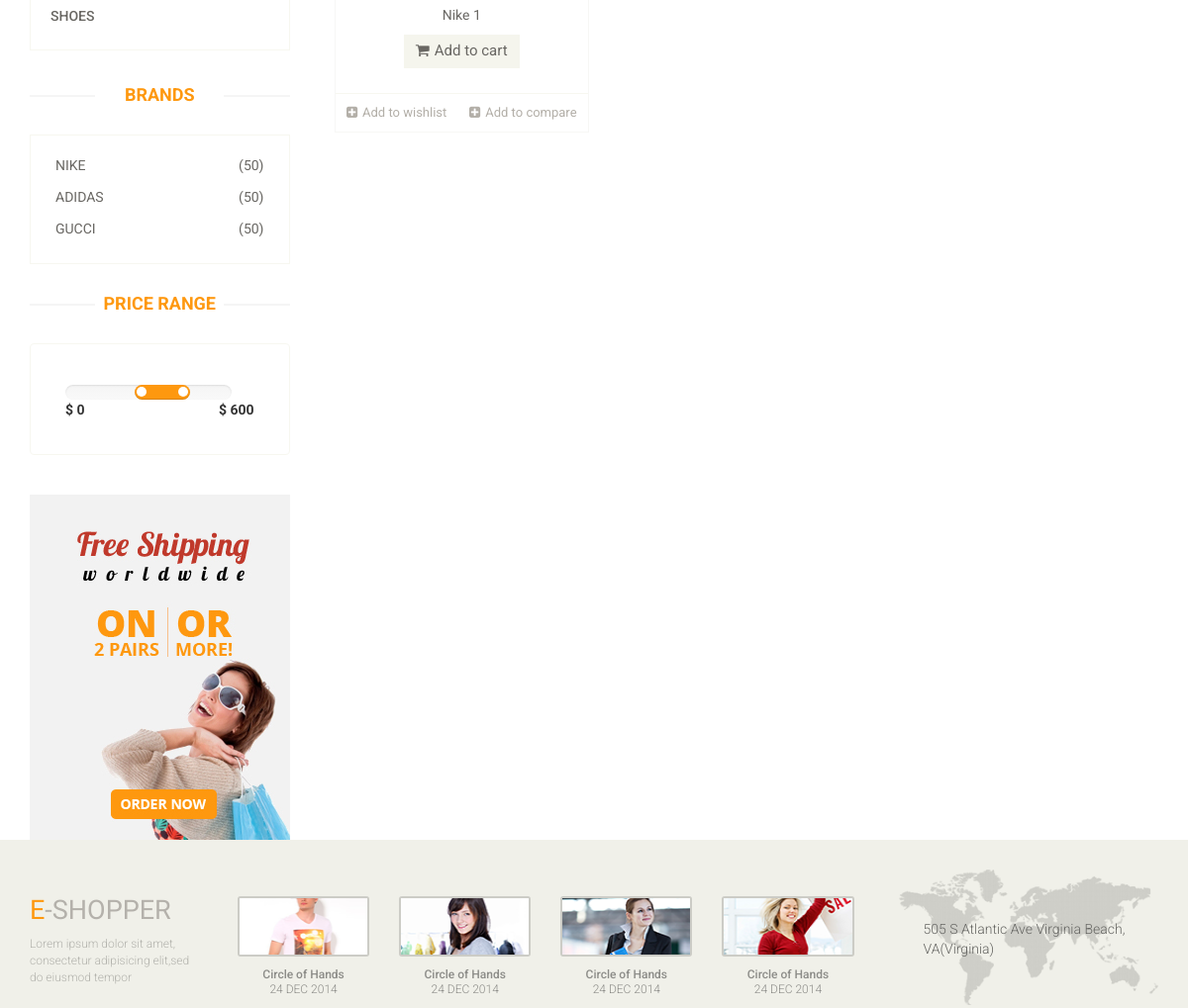
The app's page /brand/nike (middle part), older data.
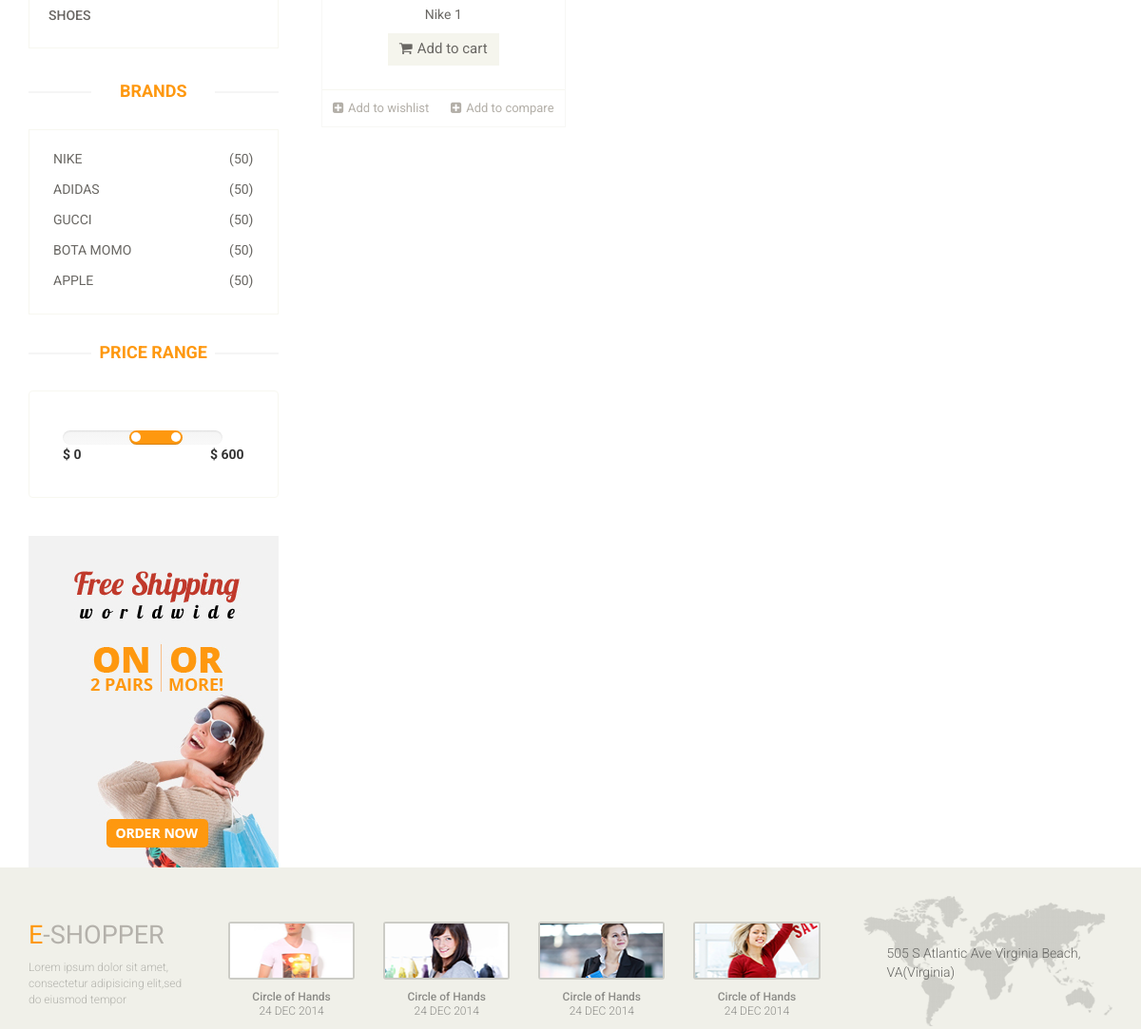
The same page, newer data.
### home/models.py (models this page shows, shortened)
class Brand(models.Model):
	title = models.CharField(max_length = 400)
	slug = models.CharField(max_length = 500, unique = True)
	description = models.TextField()
	def get_url(self):
		return reverse("home:brand",kwargs = {'slug':self.slug})

class Product(models.Model):
	title = models.CharField(max_length = 500)
	slug = models.CharField(max_length = 500, default = "", blank = True)
	price = models.IntegerField()
	discounted_price = models.IntegerField()
	status = models.CharField(max_length = 100, choices = (('active','active'),('','inactive')))
	image = models.ImageField(upload_to = 'media')
	description = models.TextField(blank = True)
	labels = models.CharField(max_length = 100, choices = (('new','new'),('hot','hot'),('sale','sale')))
	category = models.ForeignKey(Category, on_delete = models.CASCADE)
	subcategory = models.ForeignKey(SubCategory, on_delete = models.CASCADE)
	brand = models.ForeignKey(Brand, on_delete = models.CASCADE, null = True)
	stock = models.CharField(max_length = 100, choices = (('In Stock','In Stock'),('Out of Stock','Out of Stock')))

### home/views.py (the view)
# urls.py: path('brand/<slug>', BrandViews.as_view(), name = 'brand'),
class BrandViews(BaseView):
	def get(self,request,slug):
		id = Brand.objects.get(slug = slug).id
		self.views['brands_product'] = Product.objects.filter(brand_id = id)
		return render(request,'brand.html',self.views)

### templates/brand.html (shortened to what this page needs)
{% extends 'base.html' %}
{% load static %}
{% block content %}
	<section>
		<div class="container">
			<div class="row">
				<div class="col-sm-3">
					<div class="left-sidebar">
						<div class="panel-group category-products" id="accordian">
							<div class="panel panel-default">
								<div class="panel-heading">
									<h4 class="panel-title"><a href="#">Shoes</a></h4>
								</div>
							</div>
						</div>
						<div class="brands_products">
							<h2>Brands</h2>
							<div class="brands-name">
								<ul class="nav nav-pills nav-stacked">
									{% for brand in brands %}
									<li><a href="{{brand.get_url}}"> <span class="pull-right">(50)</span>{{brand.title}}</a></li>
									{% endfor %}
							</div>
						</div>
						<div class="price-range">
							<h2>Price Range</h2>
							<div class="well">
								 <input type="text" class="span2" value="" data-slider-min="0" data-slider-max="600" data-slider-step="5" data-slider-value="[250,450]" id="sl2" ><br />
								 <b>$ 0</b> <b class="pull-right">$ 600</b>
							</div>
						</div>
						<div class="shipping text-center">
							<img src="images/home/shipping.jpg" alt="" />
						</div>
					</div>
				</div>
				<div class="col-sm-9 padding-right">
					<div class="features_items">
						{% for brand in brands_product %}
						<div class="col-sm-4">
							<div class="product-image-wrapper">
								<div class="single-products">
									<div class="productinfo text-center">
										<p>{{brand.title}}</p>
										<a href="#" class="btn btn-default add-to-cart"><i class="fa fa-shopping-cart"></i>Add to cart</a>
									</div>
								</div>
								<div class="choose">
									<ul class="nav nav-pills nav-justified">
										<li><a href=""><i class="fa fa-plus-square"></i>Add to wishlist</a></li>
										<li><a href=""><i class="fa fa-plus-square"></i>Add to compare</a></li>
									</ul>
								</div>
							</div>
						</div>
						{% endfor %}
					</div>
				</div>
			</div>
		</div>
	</section>
{% endblock %}

### templates/base.html (shortened to what this page needs)
<!DOCTYPE html>
{% load static %}
<html lang="en">
<head>
    <link href="{% static 'css/bootstrap.min.css' %}" rel="stylesheet">
    <link href="{% static 'css/font-awesome.min.css' %}" rel="stylesheet">
    <link href="{% static 'css/prettyPhoto.css' %}" rel="stylesheet">
    <link href="{% static 'css/price-range.css' %}" rel="stylesheet">
    <link href="{% static 'css/animate.css' %}" rel="stylesheet">
	<link href="{% static 'css/main.css' %}" rel="stylesheet">
	<link href="{% static 'css/responsive.css' %}" rel="stylesheet">
</head>
<body>
	{% block content %}
	{% endblock%}
		<footer id="footer">
		<div class="footer-top">
			<div class="container">
				<div class="row">
					<div class="col-sm-2">
						<div class="companyinfo">
							<h2><span>e</span>-shopper</h2>
							<p>Lorem ipsum dolor sit amet, consectetur adipisicing elit,sed do eiusmod tempor</p>
						</div>
					</div>
					<div class="col-sm-7">
						<div class="col-sm-3">
							<div class="video-gallery text-center">
								<a href="#">
									<div class="iframe-img">
										<img src="images/home/iframe1.png" alt="" />
									</div>
								</a>
								<p>Circle of Hands</p>
								<h2>24 DEC 2014</h2>
							</div>
						</div>
						<div class="col-sm-3">
							<div class="video-gallery text-center">
								<a href="#">
									<div class="iframe-img">
										<img src="images/home/iframe2.png" alt="" />
									</div>
								</a>
								<p>Circle of Hands</p>
								<h2>24 DEC 2014</h2>
							</div>
						</div>
						<div class="col-sm-3">
							<div class="video-gallery text-center">
								<a href="#">
									<div class="iframe-img">
										<img src="images/home/iframe3.png" alt="" />
									</div>
								</a>
								<p>Circle of Hands</p>
								<h2>24 DEC 2014</h2>
							</div>
						</div>
						<div class="col-sm-3">
							<div class="video-gallery text-center">
								<a href="#">
									<div class="iframe-img">
										<img src="images/home/iframe4.png" alt="" />
									</div>
								</a>
								<p>Circle of Hands</p>
								<h2>24 DEC 2014</h2>
							</div>
						</div>
					</div>
					<div class="col-sm-3">
						<div class="address">
							<img src="images/home/map.png" alt="" />
							<p>505 S Atlantic Ave Virginia Beach, VA(Virginia)</p>
						</div>
					</div>
				</div>
			</div>
		</div>
	</footer>
</body>
</html>

### static/css/main.css (style rules this page uses)
body { font-family: 'Roboto', sans-serif; background:; position: relative; font-weight:400px; }
h1, h2, h3, h4, h5, h6 { font-family: 'Roboto', sans-serif; }
#footer { background: #F0F0E9; }
.footer-top .container { border-bottom: 1px solid #E0E0DA; padding-bottom: 20px; }
.companyinfo { margin-top: 57px; }
.companyinfo h2 { color: #B4B1AB; font-family: abel; font-size: 27px; text-transform: uppercase; }
.companyinfo h2 span { color:#FE980F; }
.companyinfo p { color: #B3B3AD; font-family: 'Roboto', sans-serif; font-size: 12px; font-weight: 300; }
.footer-top .col-sm-3 { overflow: hidden; }
.video-gallery { margin-top: 57px; position: inherit; }
.video-gallery a img { height: 100%; width: 100%; }
.iframe-img { position: relative; display: block; height: 61px; margin-bottom: 10px; border: 2px solid #CCCCC6; border-radius: 3px; }
.video-gallery p { color: #8C8C88; font-family: 'Roboto', sans-serif; font-size: 12px; font-weight: 500; margin-bottom:0px; }
.video-gallery h2 { color: #8c8c88; font-family: 'Roboto', sans-serif; font-size: 12px; font-weight: 300; text-transform:uppercase; margin-top:0px; }
.address { margin-top: 30px; position: relative; overflow: hidden; }
.address img { width:100%; }
.address p { color: #666663; font-family: 'Roboto', sans-serif; font-size: 14px; font-weight: 300; left: 25px; position: absolute; top: 50px; }
.category-products { border: 1px solid #F7F7F0; margin-bottom: 35px; padding-bottom: 20px; padding-top: 15px; }
.left-sidebar h2, .brands_products h2 { color: #FE980F; font-family: 'Roboto', sans-serif; font-size: 18px; font-weight: 700; margin: 0 auto 30px; text-align: center; text-transform: uppercase; position: relative; z-index:3; }
.left-sidebar h2:after, h2.title:after { content: " "; position: absolute; border: 1px solid #f5f5f5; bottom:8px; left: 0; width: 100%; height: 0; z-index: -2; }
.left-sidebar h2:before { content: " "; position: absolute; background: #fff; bottom: -6px; width: 130px; height: 30px; z-index: -1; left: 50%; margin-left: -65px; }
.category-products .panel { background-color: #FFFFFF; border: 0px; border-radius: 0px; box-shadow:none; margin-bottom: 0px; }
.category-products .panel-default .panel-heading { background-color: #FFFFFF; border: 0 none; color: #FFFFFF; padding: 5px 20px; }
.category-products .panel-default .panel-heading .panel-title a { color: #696763; font-family: 'Roboto', sans-serif; font-size: 14px; text-decoration: none; text-transform: uppercase; }
.brands-name { border: 1px solid #F7F7F0; padding-bottom: 20px; padding-top: 15px; }
.brands-name .nav-stacked li a { background-color: #FFFFFF; color: #696763; font-family: 'Roboto', sans-serif; font-size: 14px; padding: 5px 25px; text-decoration: none; text-transform: uppercase; }
.shipping { background-color: #F2F2F2; margin-top: 40px; overflow: hidden; padding-top: 20px; position: relative; }
.price-range { margin-top:30px; }
.well { background-color: #FFFFFF; border: 1px solid #F7F7F0; border-radius: 4px; box-shadow: none; margin-bottom: 20px; min-height: 20px; padding: 35px; }
.padding-right { padding-right: 0; }
.features_items { overflow:hidden; }
.product-image-wrapper { border:1px solid #F7F7F5; overflow: hidden; margin-bottom:30px; }
.single-products { position: relative; }
.productinfo p { font-family: 'Roboto', sans-serif; font-size: 14px; font-weight: 400; color: #696763; }
.productinfo { position:relative; }
.add-to-cart { background:#F5F5ED; border: 0 none; border-radius: 0; color: #696763; font-family: 'Roboto', sans-serif; font-size: 15px; margin-bottom: 25px; }
.add-to-cart i { margin-right:5px; }
.choose { border-top: 1px solid #F7F7F0; }
.choose ul li a { color: #B3AFA8; font-family: 'Roboto', sans-serif; font-size: 13px; padding-left: 0; padding-right: 0; }
.choose ul li a i { margin-right:5px; }

Row changes from the older to the newer data that the page shows:
added Brand: title "BOTA MOMO"
added Brand: title "APPLE"
